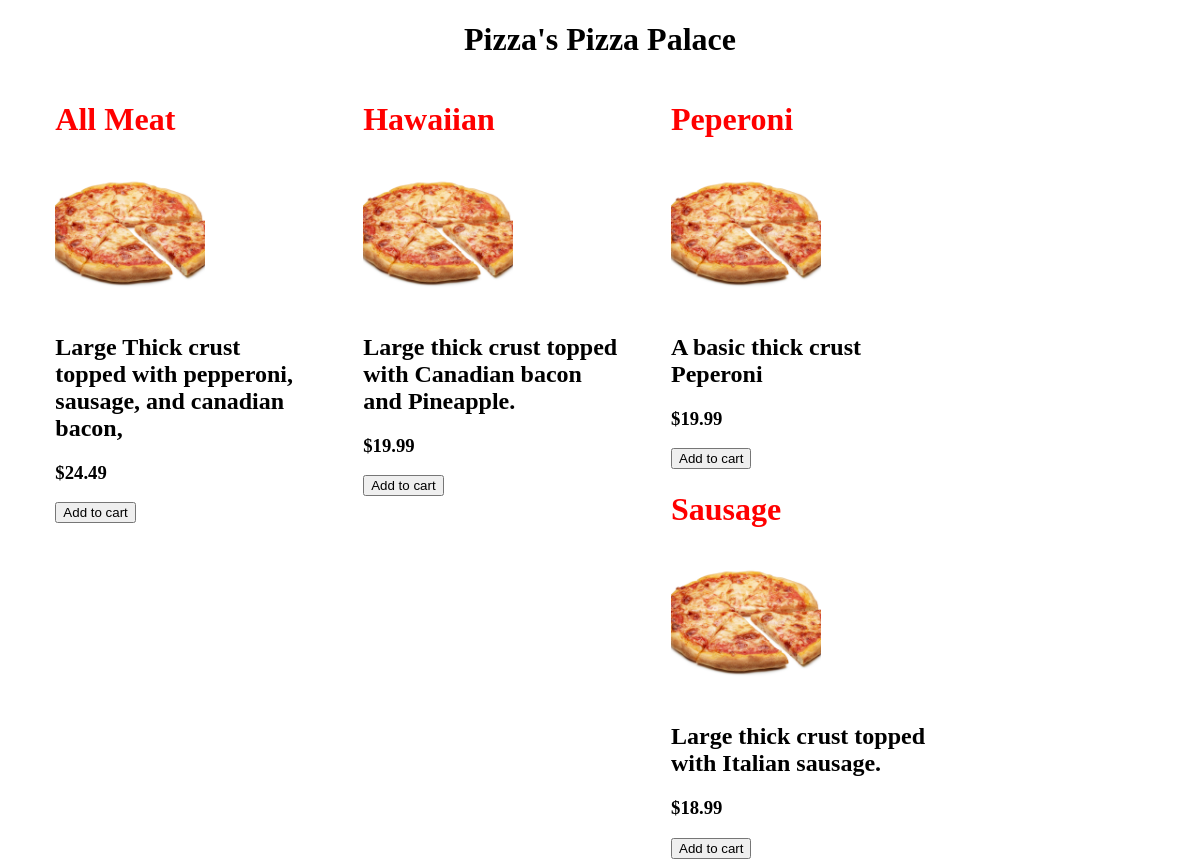
The app's page /menu/ with its own data.
### foodApp/models.py (models this page shows, shortened)
class Pizzas(models.Model):
    name = models.CharField(max_length = 40, primary_key=True)
    description = models.CharField(max_length=200)
    price= models.DecimalField(decimal_places=2, max_digits=9)
    image = models.CharField(max_length=100)

### foodApp/views.py (the view)
# urls.py: path('menu/',include('foodApp.urls')),
def menu(request):
    list=Pizzas.objects.order_by('name')
    menu={'pizza':list}
    return render(request, 'foodApp/menu.html',context=menu)

### templates/foodApp/menu.html (shortened to what this page needs)
<!DOCTYPE html>
{% load static %}
<html lang = "en">
    <head>
        <link rel="stylesheet" href="{%static 'css/cssMenu.css'%}">
    </head>
    <body>
        <H1 id="header">Pizza's Pizza Palace</H1>
        <div class="box">
        {%for p in pizza %}
        <div class="pizza">
            <h1>{{p.name}}</h1>
            <img src={{p.image}} alt={{p.image}} width="150" height="150">
            <h2>{{p.description}}</h2>
            <h3>${{p.price}}</h3>
            <button onclick="">Add to cart</button>
        </div>
        {% endfor %}
        </div>
    </body>
</html>

### foodApp/static/css/cssMenu.css (style rules this page uses)
.box { overflow: hidden; margin: 0 auto; }
H1 { color:red }
#header { text-align: center; color:black; }
.pizza { width:22%; box-sizing: border-box; float:left; margin-left: 4%; max-width: 275px; }

### records on screen
Pizzas: name "All Meat", image (picture), description "Large Thick crust topped with pepperoni, sausage, and canadian bacon,", price "24.49"
Pizzas: name "Hawaiian", image (picture), description "Large thick crust topped with Canadian bacon and Pineapple.", price "19.99"
Pizzas: name "Peperoni", image (picture), description "A basic thick crust Peperoni", price "19.99"
Pizzas: name "Sausage", image (picture), description "Large thick crust topped with Italian sausage.", price "18.99"
